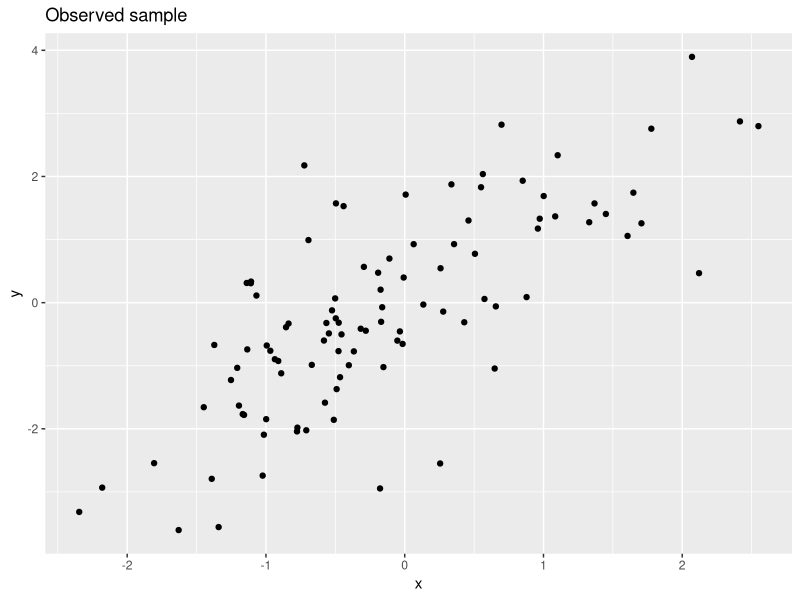
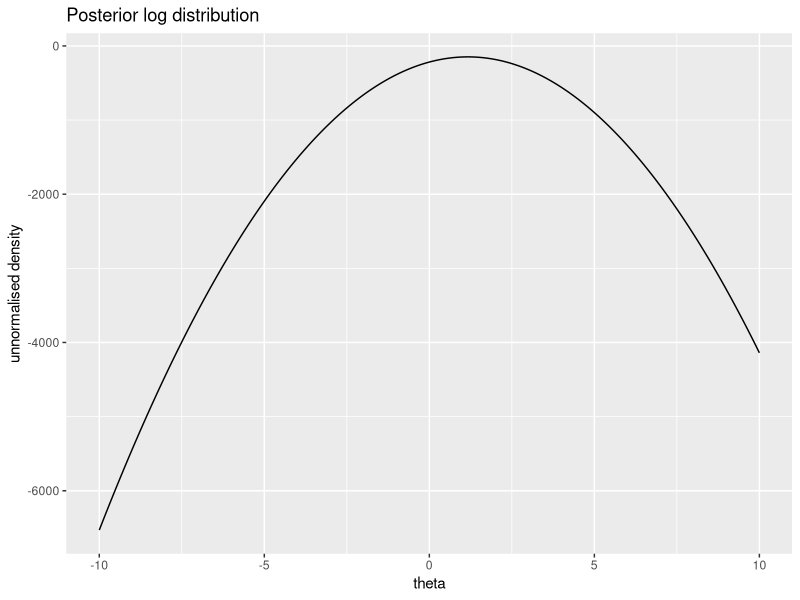
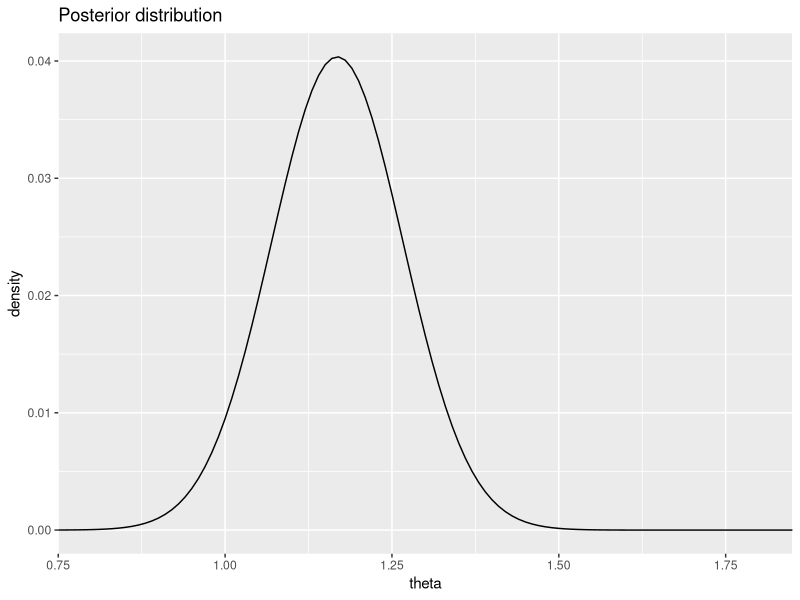

Write R code to recreate these figures, in order.
## ---- chunk 1
#| echo: false
#| warning: false
library(data.table)
library(ggplot2)
library(patchwork)
library(mgcv)
## ---- chunk 2
data_sim <- function(n=100,theta=1.2,s=1.0) {
  x <- rnorm(n)
  e <- rnorm(n,sd=s)
  y <- theta * x + e
  data.table(x = x, y = y)
}
## ---- chunk 3
set.seed(1234)
D <- data_sim()
ggplot(D,aes(x = x, y = y)) +
  geom_point() +
  labs(title = "Observed sample")
## ---- chunk 4
lprior <- function(theta) dnorm(theta,0,10,log=TRUE)
llike <- function(theta,D) sum(dnorm(D$y,D$x*theta,sd=1.0,log=TRUE))
lpost_func <- function(theta,D) llike(theta,D) + lprior(theta)

thetas <- seq(-10,10,0.01)
lpost <- numeric(length=length(thetas))
for (s in 1:length(lpost)) {
  lpost[s] <- lpost_func(thetas[s],D)
}
theta_lpost <- data.table(theta=thetas,lp=lpost)

ggplot(theta_lpost,aes(x=theta,y=lp)) +
  geom_line() +
  labs(title = "Posterior log distribution",y="unnormalised density")
## ---- chunk 5
theta_post <- data.table(theta=thetas,post=exp(lpost)/sum(exp(lpost)))
beta_post <- weighted.mean(theta_post$theta,theta_post$post)
ggplot(theta_post[post > 0],aes(x=theta,y=post)) +
  geom_line() + 
  labs(title = "Posterior distribution",y="density") +
  coord_cartesian(xlim=c(0.8,1.8))
## ---- chunk 6
theta_post[,weighted.mean(theta,post)]
## ---- chunk 7
theta_post[,cprob := cumsum(post)]
lower <- theta_post[cprob > 0.025,min(theta)]
upper <- theta_post[cprob <= 0.975,max(theta)]
c(lower,upper)
